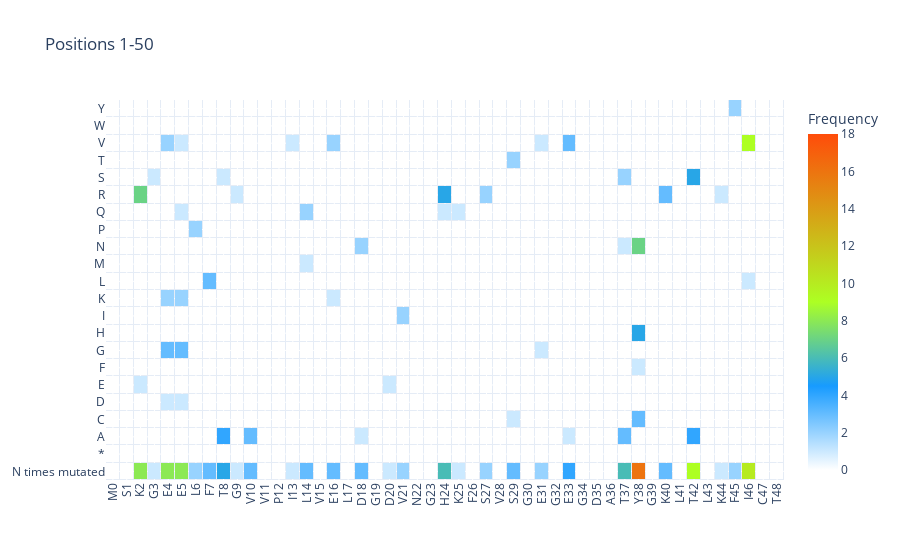
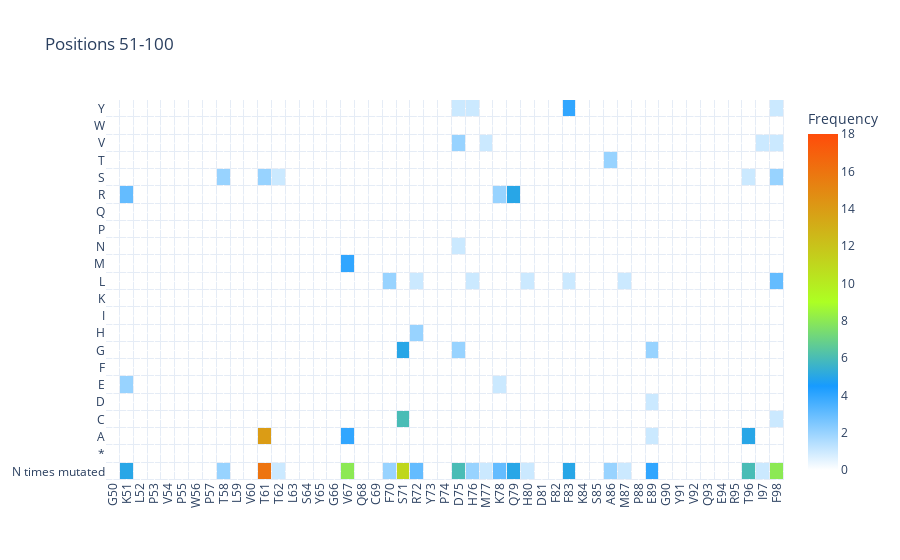
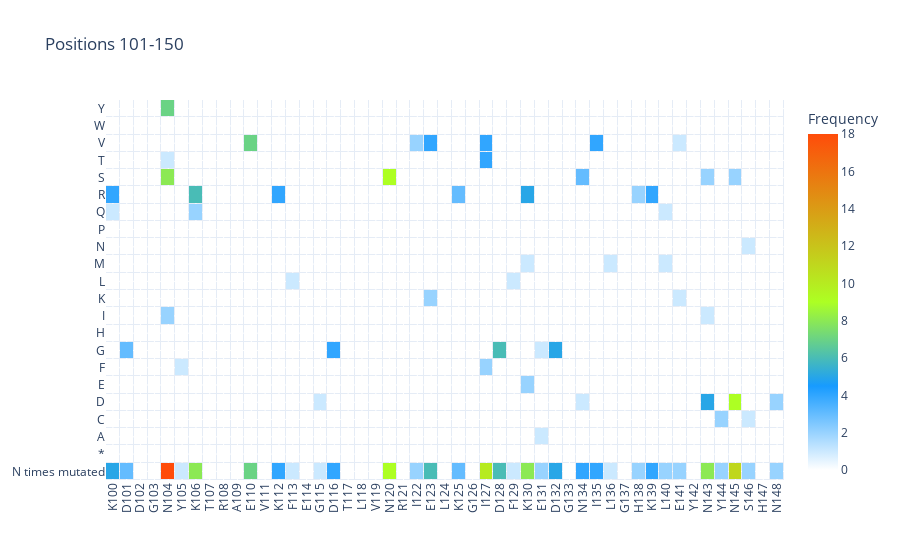
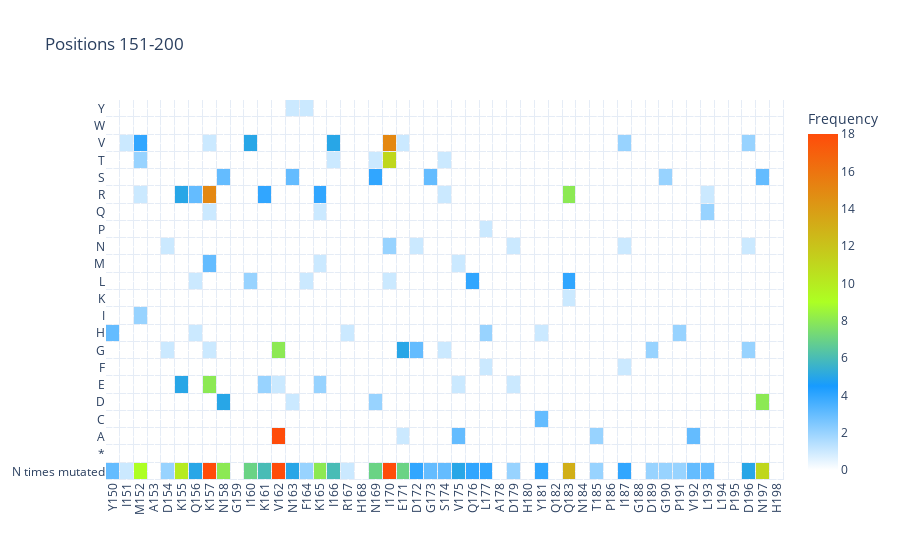

Notebook source saved alongside these figures, in order:
### Code cell
import plotly.graph_objects as go
import numpy as np

colorscale = [[0.0, u'#ffffff'],
            [0.25, u'#179bff'],
            [0.5, u'#adff23'],
            [1, u'#ff4c0a']]

# plot frequency of all mutations in the library

# set the minimum number of occurences 
# (mutations with less occurences than this threshold will not be represented)
seen_at_least = 0

codes = sorted(['A', 'C', 'D', 'E', 'F', 'G', 'H', 'I', 'K', 'L',
            'M', 'N', 'P', 'Q', 'R', 'S', 'T', 'V', 'W', 'Y', "*"])

all_muts = sorted(list(flatten([ elt.split(":") for elt in subset_df[genotype_col].values.flatten() if str(elt)!="wt"])))

all_muts_as_dict={}
for i in range(len(wt_seq)):
    c=wt_seq[i]
    all_muts_as_dict[i] = {k:0 for k in codes}

for mut in all_muts:
    all_muts_as_dict[int(mut[1:-1])][mut[-1]]+=1 # fixed when introduced Louisa's numbering (M=0)


all_muts_as_table = [[int(all_muts_as_dict[k][v2]) for v2 in sorted(all_muts_as_dict[k].keys())] for k in sorted(all_muts_as_dict.keys())]


# xs = [c for c in wt_seq]
xs = [c+str(i) for i, c in enumerate(wt_seq)]
ys = codes

mut_freq = pd.DataFrame(np.array(all_muts_as_table).transpose(),
                    index=ys,
                    columns=xs)

def chunks(lst, n):
    """Yield successive n-sized chunks from lst."""
    for i in range(0, len(lst), n):
        yield lst[i:i + n]

for cols in [elt for elt in chunks(range(len(mut_freq.columns)),50)]:

    data = mut_freq.iloc[:,cols[0]:cols[-1]]
        # Calculate the sum of each column and append it as a new row
    column_sums = data.sum(axis=0).to_frame().transpose()
    column_sums.index = ["N times mutated"]
    data = pd.concat([ column_sums, data], axis=0)

    fig = go.Figure(data=go.Heatmap(
        z=data,
        x=data.columns,  # X-axis labels from sliced DataFrame
        y=data.index,  # Y-axis labels, assuming rows are significant and labelled (e.g., by 'codes')
        colorscale=colorscale,
        colorbar=dict(title='Frequency'),
        zmin=seen_at_least,  # Minimum color scale value
        zmax=mut_freq.max().max(),  # Maximum color scale value
        hoverongaps=False,
        xgap = 1,
        ygap = 1,
    ))

    fig.update_layout(
        title=f"Positions {cols[0]+1}-{cols[-1]+1}",
        xaxis=dict(tickmode='array', tickvals=np.arange(len(data.columns)), ticktext=data.columns),
        yaxis=dict(tickmode='array', tickvals=np.arange(len(data.index)), ticktext=data.index),
        xaxis_tickangle=-90
        
    )
    # fig.update_xaxes(tickson='boundaries')
    fig.show()
    fig.write_html(f"{working_folder}\Positions{str(cols[0]+1)}.html")

### Figure 1 — Plotly figure (JSON) as saved in the notebook; plotly's stock layout.template omitted (floating-point values rounded to 4 significant figures; data arrays with more than 128 entries replaced by an {"elided": "..."} marker saying what was removed)
{"data": [{"colorbar": {"title": {"text": "Frequency"}}, "colorscale": [[0, "#ffffff"], [0.25, "#179bff"], [0.5, "#adff23"], [1, "#ff4c0a"]], "hoverongaps": false, "type": "heatmap", "x": ["M0", "S1", "K2", "G3", "E4", "E5", "L6", "F7", "T8", "G9", "V10", "V11", "P12", "I13", "L14", "V15", "E16", "L17", "D18", "G19", "D20", "V21", "N22", "G23", "H24", "K25", "F26", "S27", "V28", "S29", "G30", "E31", "G32", "E33", "G34", "D35", "A36", "T37", "Y38", "G39", "K40", "L41", "T42", "L43", "K44", "F45", "I46", "C47", "T48"], "xgap": 1, "y": ["N times mutated", "*", "A", "C", "D", "E", "F", "G", "H", "I", "K", "L", "M", "N", "P", "Q", "R", "S", "T", "V", "W", "Y"], "ygap": 1, "z": {"elided": "22x49 int values"}, "zmax": 18, "zmin": 0}], "layout": {"title": {"text": "Positions 1-50"}, "xaxis": {"tickangle": -90, "tickmode": "array", "ticktext": ["M0", "S1", "K2", "G3", "E4", "E5", "L6", "F7", "T8", "G9", "V10", "V11", "P12", "I13", "L14", "V15", "E16", "L17", "D18", "G19", "D20", "V21", "N22", "G23", "H24", "K25", "F26", "S27", "V28", "S29", "G30", "E31", "G32", "E33", "G34", "D35", "A36", "T37", "Y38", "G39", "K40", "L41", "T42", "L43", "K44", "F45", "I46", "C47", "T48"], "tickvals": [0, 1, 2, 3, 4, 5, 6, 7, 8, 9, 10, 11, 12, 13, 14, 15, 16, 17, 18, 19, 20, 21, 22, 23, 24, 25, 26, 27, 28, 29, 30, 31, 32, 33, 34, 35, 36, 37, 38, 39, 40, 41, 42, 43, 44, 45, 46, 47, 48]}, "yaxis": {"tickmode": "array", "ticktext": ["N times mutated", "*", "A", "C", "D", "E", "F", "G", "H", "I", "K", "L", "M", "N", "P", "Q", "R", "S", "T", "V", "W", "Y"], "tickvals": [0, 1, 2, 3, 4, 5, 6, 7, 8, 9, 10, 11, 12, 13, 14, 15, 16, 17, 18, 19, 20, 21]}}}

### Figure 2 — Plotly figure (JSON) as saved in the notebook; plotly's stock layout.template omitted (floating-point values rounded to 4 significant figures; data arrays with more than 128 entries replaced by an {"elided": "..."} marker saying what was removed)
{"data": [{"colorbar": {"title": {"text": "Frequency"}}, "colorscale": [[0, "#ffffff"], [0.25, "#179bff"], [0.5, "#adff23"], [1, "#ff4c0a"]], "hoverongaps": false, "type": "heatmap", "x": ["G50", "K51", "L52", "P53", "V54", "P55", "W56", "P57", "T58", "L59", "V60", "T61", "T62", "L63", "S64", "Y65", "G66", "V67", "Q68", "C69", "F70", "S71", "R72", "Y73", "P74", "D75", "H76", "M77", "K78", "Q79", "H80", "D81", "F82", "F83", "K84", "S85", "A86", "M87", "P88", "E89", "G90", "Y91", "V92", "Q93", "E94", "R95", "T96", "I97", "F98"], "xgap": 1, "y": ["N times mutated", "*", "A", "C", "D", "E", "F", "G", "H", "I", "K", "L", "M", "N", "P", "Q", "R", "S", "T", "V", "W", "Y"], "ygap": 1, "z": {"elided": "22x49 int values"}, "zmax": 18, "zmin": 0}], "layout": {"title": {"text": "Positions 51-100"}, "xaxis": {"tickangle": -90, "tickmode": "array", "ticktext": ["G50", "K51", "L52", "P53", "V54", "P55", "W56", "P57", "T58", "L59", "V60", "T61", "T62", "L63", "S64", "Y65", "G66", "V67", "Q68", "C69", "F70", "S71", "R72", "Y73", "P74", "D75", "H76", "M77", "K78", "Q79", "H80", "D81", "F82", "F83", "K84", "S85", "A86", "M87", "P88", "E89", "G90", "Y91", "V92", "Q93", "E94", "R95", "T96", "I97", "F98"], "tickvals": [0, 1, 2, 3, 4, 5, 6, 7, 8, 9, 10, 11, 12, 13, 14, 15, 16, 17, 18, 19, 20, 21, 22, 23, 24, 25, 26, 27, 28, 29, 30, 31, 32, 33, 34, 35, 36, 37, 38, 39, 40, 41, 42, 43, 44, 45, 46, 47, 48]}, "yaxis": {"tickmode": "array", "ticktext": ["N times mutated", "*", "A", "C", "D", "E", "F", "G", "H", "I", "K", "L", "M", "N", "P", "Q", "R", "S", "T", "V", "W", "Y"], "tickvals": [0, 1, 2, 3, 4, 5, 6, 7, 8, 9, 10, 11, 12, 13, 14, 15, 16, 17, 18, 19, 20, 21]}}}

### Figure 3 — Plotly figure (JSON) as saved in the notebook; plotly's stock layout.template omitted (floating-point values rounded to 4 significant figures; data arrays with more than 128 entries replaced by an {"elided": "..."} marker saying what was removed)
{"data": [{"colorbar": {"title": {"text": "Frequency"}}, "colorscale": [[0, "#ffffff"], [0.25, "#179bff"], [0.5, "#adff23"], [1, "#ff4c0a"]], "hoverongaps": false, "type": "heatmap", "x": ["K100", "D101", "D102", "G103", "N104", "Y105", "K106", "T107", "R108", "A109", "E110", "V111", "K112", "F113", "E114", "G115", "D116", "T117", "L118", "V119", "N120", "R121", "I122", "E123", "L124", "K125", "G126", "I127", "D128", "F129", "K130", "E131", "D132", "G133", "N134", "I135", "L136", "G137", "H138", "K139", "L140", "E141", "Y142", "N143", "Y144", "N145", "S146", "H147", "N148"], "xgap": 1, "y": ["N times mutated", "*", "A", "C", "D", "E", "F", "G", "H", "I", "K", "L", "M", "N", "P", "Q", "R", "S", "T", "V", "W", "Y"], "ygap": 1, "z": {"elided": "22x49 int values"}, "zmax": 18, "zmin": 0}], "layout": {"title": {"text": "Positions 101-150"}, "xaxis": {"tickangle": -90, "tickmode": "array", "ticktext": ["K100", "D101", "D102", "G103", "N104", "Y105", "K106", "T107", "R108", "A109", "E110", "V111", "K112", "F113", "E114", "G115", "D116", "T117", "L118", "V119", "N120", "R121", "I122", "E123", "L124", "K125", "G126", "I127", "D128", "F129", "K130", "E131", "D132", "G133", "N134", "I135", "L136", "G137", "H138", "K139", "L140", "E141", "Y142", "N143", "Y144", "N145", "S146", "H147", "N148"], "tickvals": [0, 1, 2, 3, 4, 5, 6, 7, 8, 9, 10, 11, 12, 13, 14, 15, 16, 17, 18, 19, 20, 21, 22, 23, 24, 25, 26, 27, 28, 29, 30, 31, 32, 33, 34, 35, 36, 37, 38, 39, 40, 41, 42, 43, 44, 45, 46, 47, 48]}, "yaxis": {"tickmode": "array", "ticktext": ["N times mutated", "*", "A", "C", "D", "E", "F", "G", "H", "I", "K", "L", "M", "N", "P", "Q", "R", "S", "T", "V", "W", "Y"], "tickvals": [0, 1, 2, 3, 4, 5, 6, 7, 8, 9, 10, 11, 12, 13, 14, 15, 16, 17, 18, 19, 20, 21]}}}

### Figure 4 — Plotly figure (JSON) as saved in the notebook; plotly's stock layout.template omitted (floating-point values rounded to 4 significant figures; data arrays with more than 128 entries replaced by an {"elided": "..."} marker saying what was removed)
{"data": [{"colorbar": {"title": {"text": "Frequency"}}, "colorscale": [[0, "#ffffff"], [0.25, "#179bff"], [0.5, "#adff23"], [1, "#ff4c0a"]], "hoverongaps": false, "type": "heatmap", "x": ["Y150", "I151", "M152", "A153", "D154", "K155", "Q156", "K157", "N158", "G159", "I160", "K161", "V162", "N163", "F164", "K165", "I166", "R167", "H168", "N169", "I170", "E171", "D172", "G173", "S174", "V175", "Q176", "L177", "A178", "D179", "H180", "Y181", "Q182", "Q183", "N184", "T185", "P186", "I187", "G188", "D189", "G190", "P191", "V192", "L193", "L194", "P195", "D196", "N197", "H198"], "xgap": 1, "y": ["N times mutated", "*", "A", "C", "D", "E", "F", "G", "H", "I", "K", "L", "M", "N", "P", "Q", "R", "S", "T", "V", "W", "Y"], "ygap": 1, "z": {"elided": "22x49 int values"}, "zmax": 18, "zmin": 0}], "layout": {"title": {"text": "Positions 151-200"}, "xaxis": {"tickangle": -90, "tickmode": "array", "ticktext": ["Y150", "I151", "M152", "A153", "D154", "K155", "Q156", "K157", "N158", "G159", "I160", "K161", "V162", "N163", "F164", "K165", "I166", "R167", "H168", "N169", "I170", "E171", "D172", "G173", "S174", "V175", "Q176", "L177", "A178", "D179", "H180", "Y181", "Q182", "Q183", "N184", "T185", "P186", "I187", "G188", "D189", "G190", "P191", "V192", "L193", "L194", "P195", "D196", "N197", "H198"], "tickvals": [0, 1, 2, 3, 4, 5, 6, 7, 8, 9, 10, 11, 12, 13, 14, 15, 16, 17, 18, 19, 20, 21, 22, 23, 24, 25, 26, 27, 28, 29, 30, 31, 32, 33, 34, 35, 36, 37, 38, 39, 40, 41, 42, 43, 44, 45, 46, 47, 48]}, "yaxis": {"tickmode": "array", "ticktext": ["N times mutated", "*", "A", "C", "D", "E", "F", "G", "H", "I", "K", "L", "M", "N", "P", "Q", "R", "S", "T", "V", "W", "Y"], "tickvals": [0, 1, 2, 3, 4, 5, 6, 7, 8, 9, 10, 11, 12, 13, 14, 15, 16, 17, 18, 19, 20, 21]}}}
